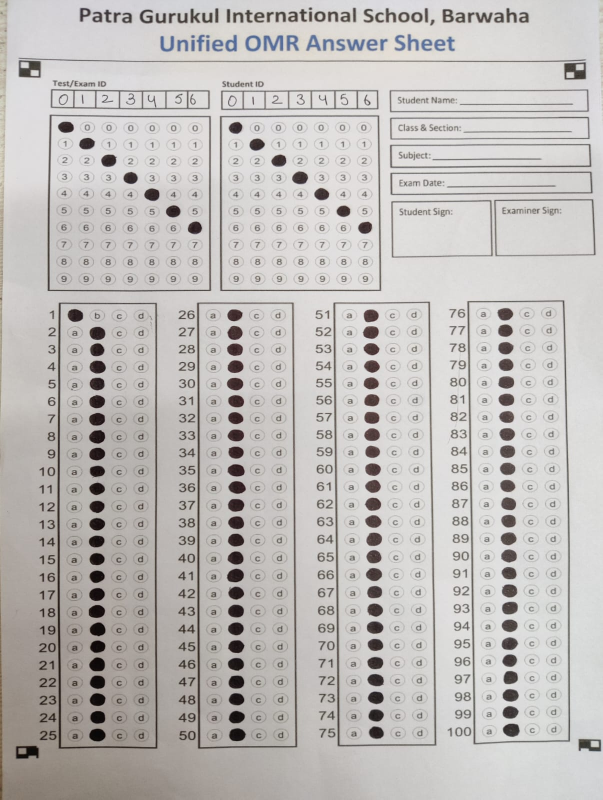
#> input picture opencvcode/imgs/paper10.jpeg, 1205 x 1599 px (shown at 1/2 size)
$ python index.py
#> lines starting #> are read from the running program, lines starting #| are printed output that depends on the picture; after the words box and inside, x2 and y2 are one past the last pixel; in counts of white or black regions, pixels touching at a corner belong together
### opencvcode/util.py
from imutils.perspective import four_point_transform
import cv2
from imutils import contours
import imutils
import numpy as np
correctAnswer = 2

def selectedBubble(q, thresh, questionRowBubbles):
    bubbled = None
    selected =  -1
    for (j, c) in enumerate(questionRowBubbles):
        mask = np.zeros(thresh.shape, dtype="uint8")
        cv2.drawContours(mask, [c], -1, 255, -1)

        # cv2.imshow(f'{j} counter found', mask)

        mask = cv2.bitwise_and(thresh, thresh, mask=mask)
        # cv2.imshow(f'{j} mask counter found', mask)
        total = cv2.countNonZero(mask)
        # print(f'{q} for {j} counter non zero total found {total}')

        if bubbled is None or total > bubbled[0]:
            bubbled = (total, j)

    if bubbled[0] > 300:
        selected = bubbled[1]

    return selected

def getQuestionBubbleBox(edged):
    boxes = []
    cnts = cv2.findContours(edged.copy(), cv2.RETR_EXTERNAL, cv2.CHAIN_APPROX_SIMPLE)
    cnts = imutils.grab_contours(cnts)
    print(f'{len(cnts)} total found')

    blank = np.zeros(edged.shape, dtype='uint8')
    cv2.drawContours(blank, cnts, -1 , (0,0,255), 1)
    # cv2.imshow('blank', blank)

    cnts = sorted(cnts, key=cv2.contourArea, reverse=True)[:4]

    # docCnt = None

    # ensure that at least one contour was found
    if len(cnts) > 0:
        # sort the contours according to their size in
        # descending order
        cnts = sorted(cnts, key=cv2.contourArea, reverse=True)
        # loop over the sorted contours
        for c in cnts:
            # approximate the contour
            peri = cv2.arcLength(c, True)
            approx = cv2.approxPolyDP(c, 0.02 * peri, True)
            # if our approximated contour has four points,
            # then we can assume we have found the paper
            if len(approx) == 4:
                # docCnt = approx
                boxes.append(approx)
                # break
    return boxes

def getAllQuestionBubbles(cnts):
    questionCnts = []
    # loop over the contours
    for c in cnts:
        # compute the bounding box of the contour, then use the
        # bounding box to derive the aspect ratio
        (x, y, w, h) = cv2.boundingRect(c)
        ar = w / float(h)

        # in order to label the contour as a question, region
        # should be sufficiently wide, sufficiently tall, and
        # have an aspect ratio approximately equal to 1
        if w >= 17 and h >= 17 and ar >= 0.9 and ar <= 1.3:
        # if w >= 8 and h >= 8 and ar >= 0.7 and ar <= 1.2:
            questionCnts.append(c)

    print("how many numbers of question", len(questionCnts))

    questionCnts = contours.sort_contours(questionCnts, method="top-to-bottom")[0]
    return questionCnts

def getBoxResult(image, thresh, questionBubbles):
    blank = np.zeros(image.shape, dtype='uint8')
    correct = 0
    for (q, i) in enumerate(np.arange(0, len(questionBubbles), 4)):
        questionRowBubbles = contours.sort_contours(questionBubbles[i: i+4])[0]
        selectedOptionBubble = selectedBubble(q, thresh, questionRowBubbles)
        # color = (0, 0, 255)
        if correctAnswer == selectedOptionBubble:
            # color = (0, 255, 0)
            correct += 1

        # cv2.drawContours(image, [questionRowBubbles[0]], -1, color, 3)
        cv2.drawContours(blank, questionRowBubbles, -1 , (255,255,255), 1)
        cv2.imshow('blank123', blank)

        cv2.waitKey()
        # break

    return correct;

def processSingleBox(image, gray, docCnt):
    # blank = np.zeros(image.shape, dtype='uint8')
    # apply a four point perspective transform to both the
    # original image and grayscale image to obtain a top-down
    # birds eye view of the paper
    # paper = four_point_transform(image, docCnt.reshape(4, 2))
    val = 230
    # for val in range(250,val,-1):
    for val in reversed(range(val,255)):
        print("what is length", val)
        warped = four_point_transform(gray, docCnt.reshape(4, 2))
       # [7 lines of commented-out code are left out]


        thresh = cv2.adaptiveThreshold(warped, val, cv2.ADAPTIVE_THRESH_GAUSSIAN_C, cv2.THRESH_BINARY_INV , 13, 3)
        threshContours = cv2.findContours(thresh.copy(), cv2.RETR_LIST, cv2.CHAIN_APPROX_SIMPLE)
        threshContours = imutils.grab_contours(threshContours)
        # print("what lenght thresh", threshContours)
        # print(len(warped))
        cv2.imshow(f'{val}  - thresh display', thresh)
        # color1 = (0, 255, 0)
        # cv2.drawContours(image, threshContours, -1, color1, 3)
        # cv2.waitKey()

        questionBubbles = getAllQuestionBubbles(threshContours)
        cv2.drawContours(image, questionBubbles, -1, (255, 0, 0), 3)
        cv2.imshow('draw question bubbles', image)
        # cv2.waitKey()

        if len(questionBubbles) <= 210:
        # print(f'{len(questionBubbles)} question bubbles found')
            correct = getBoxResult(image, thresh, questionBubbles)
            return correct
        # break

    return 0

### opencvcode/index.py
import cv2
from util import getQuestionBubbleBox, processSingleBox
import os

def processImage(path):
#> called with path = 'imgs/paper10.jpeg'
	images = cv2.imread(path)
#> images is the input picture: shape (1599, 1205, 3); mean B, G, R 186.5, 188.8, 192
	image = cv2.resize(images, (827, 1170))
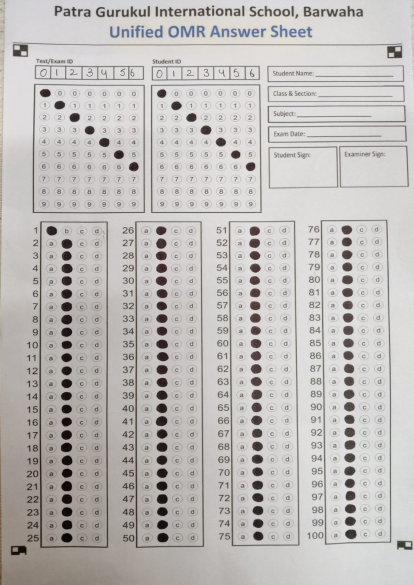
#> image: shape (1170, 827, 3) (shown at 1/2 size); mean B, G, R 186.4, 188.7, 191.9

	cv2.imshow('image', image)
	gray = cv2.cvtColor(image, cv2.COLOR_BGR2GRAY)
		# cv2.imshow('gray', gray)
	blurred = cv2.GaussianBlur(gray, (5,5), 0)
		# cv2.imshow('blurred', blurred)
	edged = cv2.Canny(blurred, 75, 200)
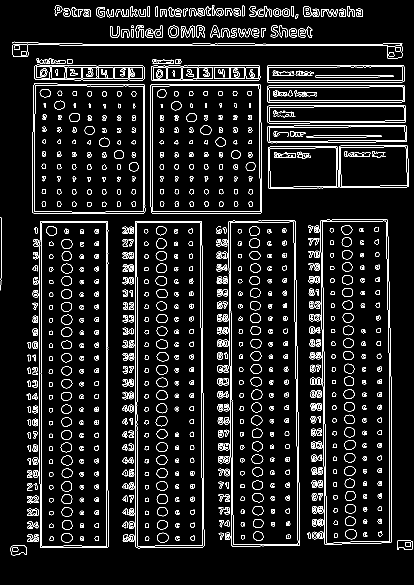
#> edged: shape (1170, 827) (shown at 1/2 size); 7.2% white in thin lines or dots

	# cv2.imshow('edged', edged)
		# blank = np.zeros(image.shape, dtype='uint8')

	cv2.waitKey()

	boxes = getQuestionBubbleBox(edged)
#> in getQuestionBubbleBox, `cnts = cv2.findContours(edged.copy(), cv2.RETR_EXTERNAL, cv2.CHAIN_APP..`: cnts = 271 contours, 72 with area under 20; largest, box (x1, y1, x2, y2) and area: (78, 442, 217, 1096) 88884, (270, 442, 409, 1097) 88041, (457, 440, 600, 1093) 87602, (641, 439, 783, 1090) 87439, (65, 167, 291, 428) 57636
#| 271 total found
#> in getQuestionBubbleBox, `cv2.drawContours(blank, cnts, -1 , (0,0,255), 1)`: blank: shape (1170, 827); every value is 0
#> in getQuestionBubbleBox, `cnts = sorted(cnts, key=cv2.contourArea, reverse=True)[:4]`: cnts = 4 contours; box (x1, y1, x2, y2) and area: (78, 442, 217, 1096) 88884, (270, 442, 409, 1097) 88041, (457, 440, 600, 1093) 87602, (641, 439, 783, 1090) 87439
#> the loop in getQuestionBubbleBox, `for c in cnts:` made 4 passes
#> (peri, approx) on passes 1 to 4: (1586.7, [[81, 442], [80, 1094], [215, 1095], [215, 443]]), (1579.9, [[272, 442], [271, 1093], [405, 1094], [403, 443]]), (1581.2, [[585, 440], [457, 443], [464, 1092], [599, 1089]]), (1571.3, [[642, 440], [649, 1088], [781, 1085], [775, 442]])
#> after the loop in getQuestionBubbleBox, `for c in cnts:`: boxes = 4 contours; box (x1, y1, x2, y2) and area: (80, 442, 216, 1096) 87694, (271, 442, 406, 1095) 86257, (642, 440, 782, 1089) 85532, (457, 440, 600, 1093) 85375
		# print(f'{len(boxes)} boxes found')

	totalCorrect = 0
	cnt = 1
	for box in boxes:
		correct = processSingleBox(image, gray, box)
			# score = (correct / 25.0) * 100
			# print("Box value " +  str(cnt) + "INFO Score for score is : {:.2f}%".format(score))
		totalCorrect = totalCorrect + correct
#> this loop made 4 passes
#> box on passes 1 to 4: [[81, 442], [80, 1094], [215, 1095], [215, 443]], [[272, 442], [271, 1093], [405, 1094], [403, 443]], [[585, 440], [457, 443], [464, 1092], [599, 1089]], [[642, 440], [649, 1088], [781, 1085], [775, 442]]
#| what is length 254
#| how many numbers of question 167
#| what is length 254
#| how many numbers of question 165
#| what is length 254
#| how many numbers of question 162
#| what is length 254
#| how many numbers of question 168
#> pass 1, in processSingleBox, `cv2.imshow(f'{val}  - thresh display', thresh)`:
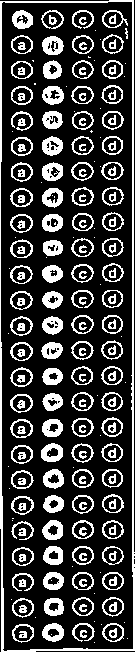
#> window '254  - thresh display': shape (652, 135); values 0 (black) and 254 (white), 24.4% white; 230 white regions (53 under 20 px), largest, box (x1, y1, x2, y2) and area: (0, 0, 135, 652) 3087, (42, 36, 64, 55) 285, (42, 136, 63, 156) 278
#> pass 1, in processSingleBox, `cv2.imshow('draw question bubbles', image)`:
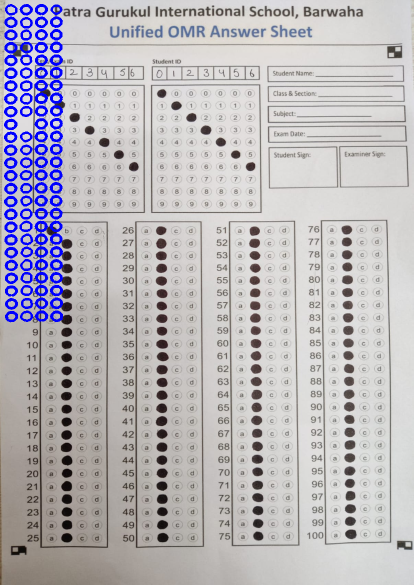
#> window 'draw question bubbles': shape (1170, 827, 3) (shown at 1/2 size); mean B, G, R 188.4, 182.4, 185.5
#> pass 1, in getBoxResult, `cv2.imshow('blank123', blank)`:
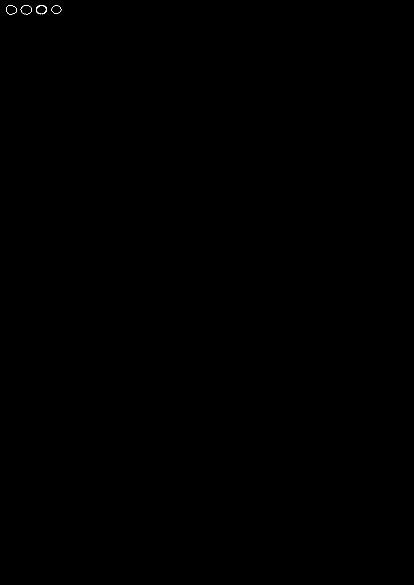
#> window 'blank123': shape (1170, 827, 3) (shown at 1/2 size); 0.03% white in thin lines or dots, all inside (x1, y1, x2, y2) = (12, 10, 123, 29)
#> after the loop:
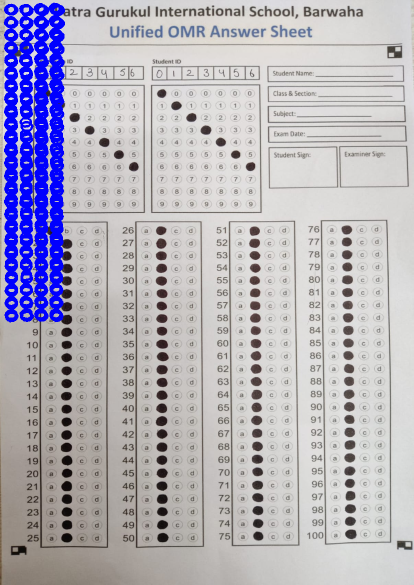
#> image: shape (1170, 827, 3) (shown at 1/2 size); 5.81% of pixels changed, all inside (x1, y1, x2, y2) = (8, 5, 130, 645)
#> after the loop, totalCorrect = 0

	totalScore = (totalCorrect / 100.0) * 100
#> totalScore = 0
		# print("Overall Score: {:.2f}%".format(totalScore))
	cv2.putText(image, "{:.2f}%".format(totalScore), (10, 30), cv2.FONT_HERSHEY_SIMPLEX, 0.9, (0, 0, 255), 2)
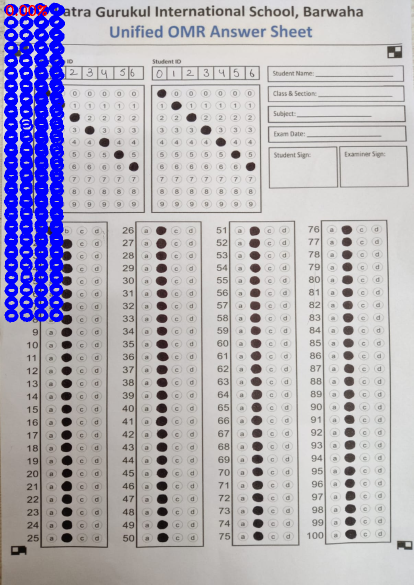
#> image: shape (1170, 827, 3) (shown at 1/2 size); 0.07% of pixels changed, all inside (x1, y1, x2, y2) = (12, 10, 94, 32)
	cv2.imshow('image', image)
		# [7 lines of commented-out code are left out]
	return totalScore


# [10 lines of commented-out code are left out]
totalScore = processImage('imgs/paper10.jpeg')
#> totalScore = 0
print(f'paper.jpeg : ' + "{:.2f}%".format(totalScore))
#| paper.jpeg : 0.00%
cv2.waitKey()
cv2.destroyAllWindows()
